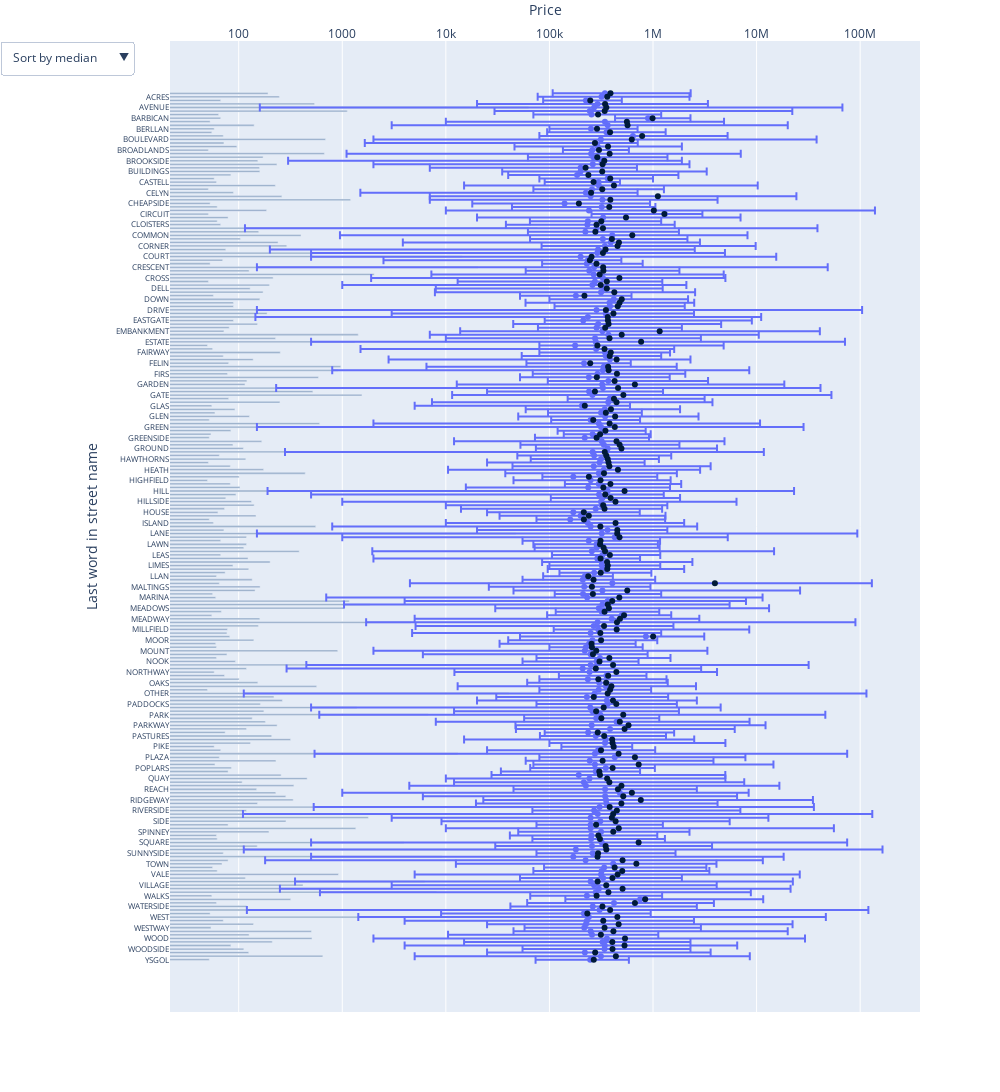

Write notebook code for a chart like this one.
### Code cell
import pandas as pd
import matplotlib.pyplot as plt
import numpy as np
from plotly.subplots import make_subplots
import plotly.express as px
import plotly.graph_objects as go
import plotly.offline as pyo



def makechart():
    table=pd.read_csv('price.csv')
    table=table[table["Price"]>100]
    table["Date"]=pd.to_datetime(table["Date"])
    table["Street"]=table["Street"].str.replace("  "," ")
    table["last word"]=table["Street"].str.split().str[-1]
    

    freq=table["last word"].value_counts()
    table=table.join(freq,on="last word",rsuffix="_count")
    table.loc[table["count"]<50, "last word"] = "OTHER"
    table=table.sort_values(by="count",ascending=False)
    table["last word"]=table["last word"].astype(str)
    grouped=table[['last word','Price']].groupby('last word').agg(['count','mean','min','max','std','median'])
    grouped=grouped.reset_index()
    grouped.columns=["last word","count","mean","min","max","std","median"]
    grouped=grouped[grouped["last word"]!="nan"]

    grouped["maxdiff"]=grouped["max"]-grouped["median"]
    grouped["mindiff"]=grouped["median"]-grouped["min"]


    
    buttons = []
    for key in ["median", "mean", "count", "min", "max", "last word"]:
        
        if key=="last word":
            grouped=grouped.sort_values(by=key, ascending=False)
        else:
            grouped=grouped.sort_values(by=key, ascending=True)
        x_median = grouped["median"].tolist()
        x_mean = grouped["mean"].tolist()
        x_count = grouped["count"].tolist()
        x_min = grouped["min"].tolist()
        x_max = grouped["max"].tolist()
        x_last_word = grouped["last word"].tolist()
        y_words = grouped["last word"].tolist()

        buttons.append({"label": f"Sort by {key}","method": "update","args": [
            {"x": [x_median, x_mean, x_count, x_min, x_max, x_last_word], 
            "y": [y_words, y_words, y_words,y_words,y_words,y_words]},[0, 1, 2]]})
    
    #fig=px.scatter(grouped,x="min",y="last word",height=3300,width=1000,log_x=True)
    fig=px.scatter(grouped,x="median",y="last word",error_x="maxdiff",error_x_minus="mindiff",height=3300,width=1000,log_x=True)
    fig.add_trace(px.scatter(grouped,x="mean",y="last word",color_discrete_sequence=["#001a3a"]).data[0])

    fig.add_trace(px.bar(grouped,x="count",y="last word",color_discrete_sequence=["#97adc9"]).update_traces(width=0.5).data[0])
    

    fig.update_layout(xaxis_side="top")
    fig.update_layout(xaxis_title="Price",yaxis_title="Last word in street name",yaxis=dict(tickfont=dict(size=8)))
    fig.update_layout(margin=dict(t=0))

    fig.update_layout(updatemenus=[dict(
                buttons=buttons,
                direction="down",
                showactive=True)])
              
    fig.write_html("graph.html")
    fig.show()
makechart()

### Figure 1 — Plotly figure (JSON) as saved in the notebook; plotly's stock layout.template omitted (floating-point values rounded to 4 significant figures; data arrays with more than 128 entries replaced by an {"elided": "..."} marker saying what was removed)
{"data": [{"error_x": {"array": {"elided": "245 float values"}, "arrayminus": {"elided": "245 float values"}}, "hovertemplate": "median=%{x}<br>last word=%{y}<extra></extra>", "legendgroup": "", "marker": {"color": "#636efa", "symbol": "circle"}, "mode": "markers", "name": "", "orientation": "h", "showlegend": false, "type": "scatter", "x": {"elided": "245 float values"}, "xaxis": "x", "y": {"elided": "245 str values"}, "yaxis": "y"}, {"hovertemplate": "mean=%{x}<br>last word=%{y}<extra></extra>", "legendgroup": "", "marker": {"color": "#001a3a", "symbol": "circle"}, "mode": "markers", "name": "", "orientation": "h", "showlegend": false, "type": "scatter", "x": {"elided": "245 float values"}, "xaxis": "x", "y": {"elided": "245 str values"}, "yaxis": "y"}, {"hovertemplate": "count=%{x}<br>last word=%{y}<extra></extra>", "legendgroup": "", "marker": {"color": "#97adc9", "pattern": {"shape": ""}}, "name": "", "orientation": "h", "showlegend": false, "textposition": "auto", "type": "bar", "width": 0.5, "x": {"elided": "245 int values"}, "xaxis": "x", "y": {"elided": "245 str values"}, "yaxis": "y"}], "layout": {"height": 3300, "legend": {"tracegroupgap": 0}, "margin": {"t": 0}, "updatemenus": [{"buttons": [{"args": [{"x": {"elided": "6x245 mixed values"}, "y": {"elided": "6x245 str values"}}, [0, 1, 2]], "label": "Sort by median", "method": "update"}, {"args": [{"x": {"elided": "6x245 mixed values"}, "y": {"elided": "6x245 str values"}}, [0, 1, 2]], "label": "Sort by mean", "method": "update"}, {"args": [{"x": {"elided": "6x245 mixed values"}, "y": {"elided": "6x245 str values"}}, [0, 1, 2]], "label": "Sort by count", "method": "update"}, {"args": [{"x": {"elided": "6x245 mixed values"}, "y": {"elided": "6x245 str values"}}, [0, 1, 2]], "label": "Sort by min", "method": "update"}, {"args": [{"x": {"elided": "6x245 mixed values"}, "y": {"elided": "6x245 str values"}}, [0, 1, 2]], "label": "Sort by max", "method": "update"}, {"args": [{"x": {"elided": "6x245 mixed values"}, "y": {"elided": "6x245 str values"}}, [0, 1, 2]], "label": "Sort by last word", "method": "update"}], "direction": "down", "showactive": true}], "width": 1000, "xaxis": {"anchor": "y", "domain": [0, 1], "side": "top", "title": {"text": "Price"}, "type": "log"}, "yaxis": {"anchor": "x", "domain": [0, 1], "tickfont": {"size": 8}, "title": {"text": "Last word in street name"}}}}
